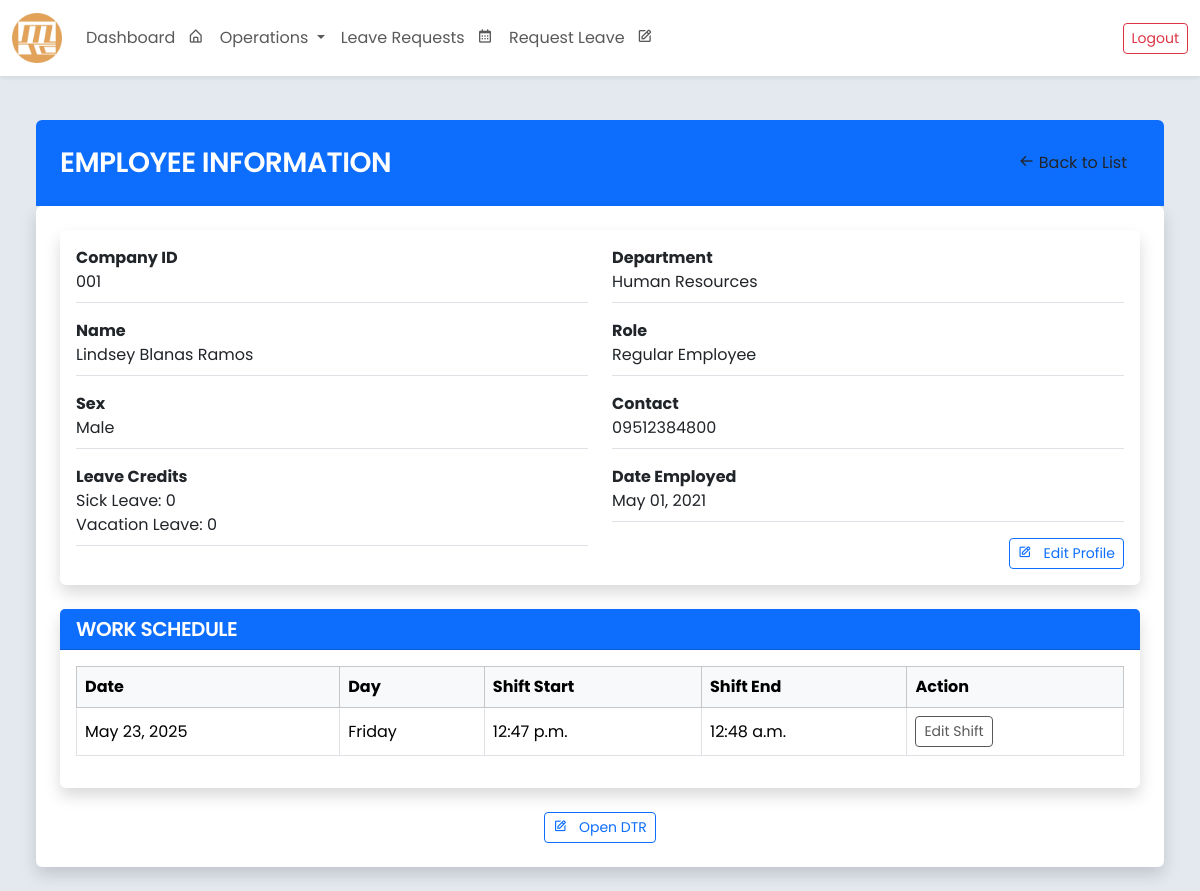
Page /employee/view/10/ (signed in) on the earlier database version.
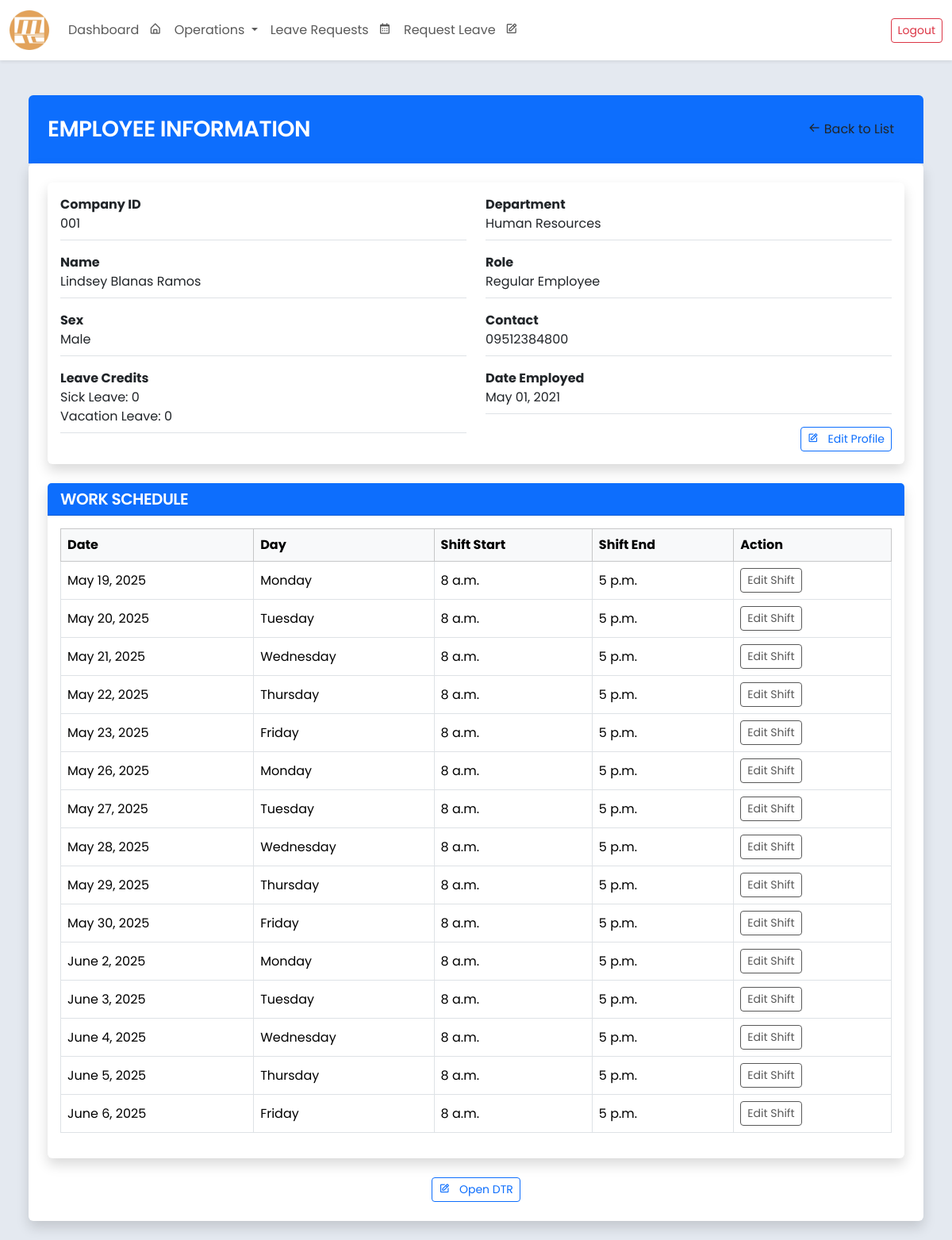
Same page on the later database version.
### core/models.py (models this page shows, shortened)
class Shift(models.Model):
    employee = models.ForeignKey(
        'Employee',
        on_delete=models.CASCADE,
        related_name='shifts'
    )
    department = models.ForeignKey(
        'Department',
        on_delete=models.CASCADE,
        related_name='shifts'
    )
    shift_date = models.DateField(default=timezone.now)
    shift_start = models.TimeField()
    shift_end = models.TimeField()
    class Meta:
        verbose_name = 'Shift'
        verbose_name_plural = 'Shifts'
        db_table = 'shift_table'
        ordering = ['shift_date', 'shift_start']

### core/views.py (the view)
# urls.py: path('employee/view/<int:pk>/', views.view_employee_information, name='employee_information'),
def view_employee_information(request, pk):
    employee = get_object_or_404(Employee, employee_id=pk)
    shifts = Shift.objects.filter(employee=employee).order_by('shift_date', 'shift_start')
    today = date.today()
    start_of_week = today - timedelta(days=today.weekday())  # Monday
    end_of_week = start_of_week + timedelta(days=6)          # Sunday
    context = {
        'employee': employee,
        'shifts': shifts,
        'today': today,
        'start_of_week': start_of_week,
        'end_of_week': end_of_week,
    }
    return render(request, 'view_employee_information.html', context)

### core/models.py (called while the page is built)
    def __str__(self):
        return self.name

### core/templates/view_employee_information.html (shortened to what the changed rows need)
{% extends "base.html" %}
{% block content %}
<div class="container-fluid" style="max-width: 1200px;">
    <div class="bg-white p-4 rounded shadow">
        <div class="card border-0 shadow mb-4">
            <div class="card-body">
                <table class="table table-bordered table-hover align-middle">
                    <thead class="table-light">
                        <tr>
                            <th>Date</th>
                            <th>Day</th>
                            <th>Shift Start</th>
                            <th>Shift End</th>
                            <th>Action</th>
                        </tr>
                    </thead>
                    <tbody>
                        {% for shift in shifts %}
                        <tr
                        >
                            <td>
                                {{ shift.shift_date }}
                            </td>
                            <td>{{ shift.shift_date|date:"l" }}</td>
                            <td>{{ shift.shift_start }}</td>
                            <td>{{ shift.shift_end }}</td>
                            {% if user.employee in user.employee.department.shift_respondents.all %}
                            <td>
                                {% if shift.shift_date > today %}
                                    <a href="{% url 'edit_shift' shift.id %}" class="btn btn-sm btn-warning me-1">Edit Shift</a>
                                {% else %}
                                    <button class="btn btn-sm  me-1" disabled>Edit Shift</button>
                                {% endif %}
                            </td>
                            {% endif %}
                        </tr>
                        {% endfor %}
                    </tbody>
                </table>
            </div>
        </div>
    </div>
</div>
{% endblock %}

Differences in the rows shown:
added Shift: shift_date "May 19, 2025", shift_date "Monday", shift_start "8 a.m.", shift_end "5 p.m.", shows "Edit Shift"
added Shift: shift_date "May 20, 2025", shift_date "Tuesday", shift_start "8 a.m.", shift_end "5 p.m.", shows "Edit Shift"
added Shift: shift_date "May 21, 2025", shift_date "Wednesday", shift_start "8 a.m.", shift_end "5 p.m.", shows "Edit Shift"
added Shift: shift_date "May 22, 2025", shift_date "Thursday", shift_start "8 a.m.", shift_end "5 p.m.", shows "Edit Shift"
changed Shift "May 23, 2025": shift_start "12:47 p.m." → "8 a.m."; shift_end "12:48 a.m." → "5 p.m."
added Shift: shift_date "May 26, 2025", shift_date "Monday", shift_start "8 a.m.", shift_end "5 p.m.", shows "Edit Shift"
added Shift: shift_date "May 27, 2025", shift_date "Tuesday", shift_start "8 a.m.", shift_end "5 p.m.", shows "Edit Shift"
added Shift: shift_date "May 28, 2025", shift_date "Wednesday", shift_start "8 a.m.", shift_end "5 p.m.", shows "Edit Shift"
added Shift: shift_date "May 29, 2025", shift_date "Thursday", shift_start "8 a.m.", shift_end "5 p.m.", shows "Edit Shift"
added Shift: shift_date "May 30, 2025", shift_date "Friday", shift_start "8 a.m.", shift_end "5 p.m.", shows "Edit Shift"
added Shift: shift_date "June 2, 2025", shift_date "Monday", shift_start "8 a.m.", shift_end "5 p.m.", shows "Edit Shift"
added Shift: shift_date "June 3, 2025", shift_date "Tuesday", shift_start "8 a.m.", shift_end "5 p.m.", shows "Edit Shift"
added Shift: shift_date "June 4, 2025", shift_date "Wednesday", shift_start "8 a.m.", shift_end "5 p.m.", shows "Edit Shift"
added Shift: shift_date "June 5, 2025", shift_date "Thursday", shift_start "8 a.m.", shift_end "5 p.m.", shows "Edit Shift"
added Shift: shift_date "June 6, 2025", shift_date "Friday", shift_start "8 a.m.", shift_end "5 p.m.", shows "Edit Shift"
